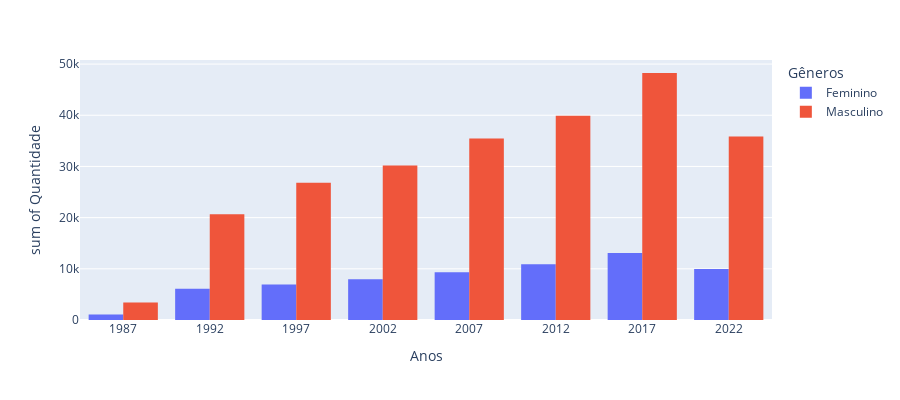

The code cell stored with this chart in its notebook:
### Code cell
#vertical bar label por genero por periodo aaaa
dadosGeneros = BancoLocal.buscar_dados('gen_periodo')

dadosGeneros = dadosGeneros.rename(columns={'descricao':'Gêneros', 'quantidade':'Quantidade', 'ano':'Anos'})


fig = px.histogram(dadosGeneros, x="Anos", y="Quantidade",
             color='Gêneros', barmode='group',
             height=400)
fig.show()

### Figure 1 — Plotly figure (JSON) as saved in the notebook; plotly's stock layout.template omitted (floating-point values rounded to 4 significant figures)
{"data": [{"alignmentgroup": "True", "bingroup": "x", "histfunc": "sum", "hovertemplate": "Gêneros=Feminino<br>Anos=%{x}<br>sum of Quantidade=%{y}<extra></extra>", "legendgroup": "Feminino", "marker": {"color": "#636efa", "pattern": {"shape": ""}}, "name": "Feminino", "offsetgroup": "Feminino", "orientation": "v", "showlegend": true, "type": "histogram", "x": [1989, 1990, 1991, 1992, 1993, 1994, 1995, 1996, 1997, 1998, 1999, 2000, 2001, 2002, 2003, 2004, 2005, 2006, 2007, 2008, 2009, 2010, 2011, 2012, 2013, 2014, 2015, 2016, 2017, 2018, 2019, 2020, 2021, 2022], "xaxis": "x", "y": [1073, 1225, 1202, 1180, 1193, 1299, 1410, 1407, 1423, 1457, 1230, 1382, 1560, 1694, 1604, 1706, 1805, 1805, 1872, 1953, 1872, 2073, 2089, 2257, 2223, 2233, 2396, 2378, 2664, 2729, 2919, 2964, 3431, 3553], "yaxis": "y"}, {"alignmentgroup": "True", "bingroup": "x", "histfunc": "sum", "hovertemplate": "Gêneros=Masculino<br>Anos=%{x}<br>sum of Quantidade=%{y}<extra></extra>", "legendgroup": "Masculino", "marker": {"color": "#EF553B", "pattern": {"shape": ""}}, "name": "Masculino", "offsetgroup": "Masculino", "orientation": "v", "showlegend": true, "type": "histogram", "x": [1989, 1990, 1991, 1992, 1993, 1994, 1995, 1996, 1997, 1998, 1999, 2000, 2001, 2002, 2003, 2004, 2005, 2006, 2007, 2008, 2009, 2010, 2011, 2012, 2013, 2014, 2015, 2016, 2017, 2018, 2019, 2020, 2021, 2022], "xaxis": "x", "y": [3417, 3618, 3980, 4081, 4354, 4632, 5174, 5332, 5496, 5525, 5300, 5398, 6177, 6028, 6256, 6311, 6744, 6834, 6995, 7375, 7500, 7375, 7762, 8061, 8309, 8419, 8780, 9053, 9826, 9999, 10599, 10868, 12064, 12908], "yaxis": "y"}], "layout": {"barmode": "group", "height": 400, "legend": {"title": {"text": "Gêneros"}, "tracegroupgap": 0}, "margin": {"t": 60}, "xaxis": {"anchor": "y", "domain": [0, 1], "title": {"text": "Anos"}}, "yaxis": {"anchor": "x", "domain": [0, 1], "title": {"text": "sum of Quantidade"}}}}
